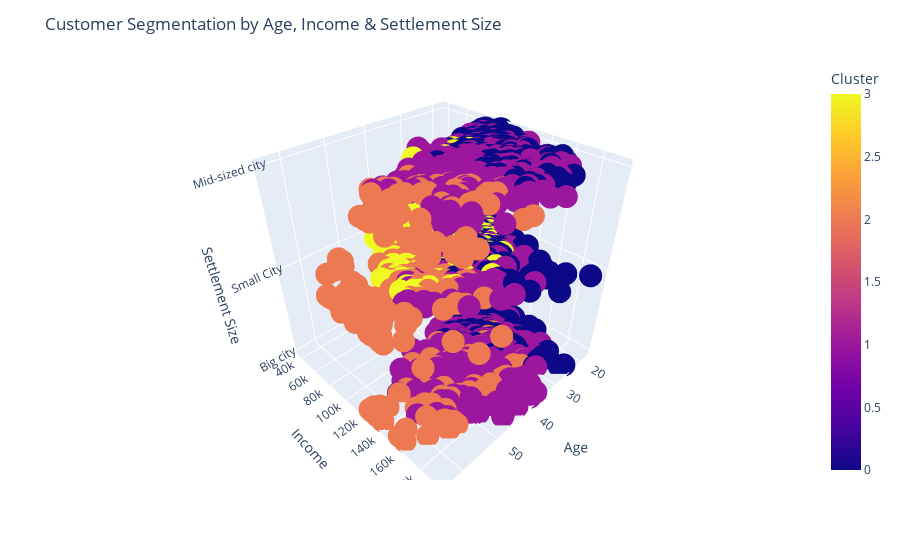

Source (notebook cell):
### Code cell
# Number 5 Age vs Income vs Settlement Size
fig = px.scatter_3d(df_filtered, x='Age', y='Income', z='Settlement size', color='Cluster')
fig.update_layout(
    title='Customer Segmentation by Age, Income & Settlement Size',
    scene=dict(
        xaxis_title='Age',
        yaxis_title='Income',
        zaxis_title='Settlement Size'
    )
)
fig.show()

### Figure 1 — Plotly figure (JSON) as saved in the notebook; plotly's stock layout.template omitted (floating-point values rounded to 4 significant figures; data arrays with more than 128 entries replaced by an {"elided": "..."} marker saying what was removed)
{"data": [{"hovertemplate": "Age=%{x}<br>Income=%{y}<br>Settlement size=%{z}<br>Cluster=%{marker.color}<extra></extra>", "legendgroup": "", "marker": {"color": {"elided": "1868 int values"}, "coloraxis": "coloraxis", "symbol": "circle"}, "mode": "markers", "name": "", "scene": "scene", "showlegend": false, "type": "scatter3d", "x": {"elided": "1868 int values"}, "y": {"elided": "1868 int values"}, "z": {"elided": "1868 str values"}}], "layout": {"coloraxis": {"colorbar": {"title": {"text": "Cluster"}}, "colorscale": [[0, "#0d0887"], [0.1111, "#46039f"], [0.2222, "#7201a8"], [0.3333, "#9c179e"], [0.4444, "#bd3786"], [0.5556, "#d8576b"], [0.6667, "#ed7953"], [0.7778, "#fb9f3a"], [0.8889, "#fdca26"], [1, "#f0f921"]]}, "legend": {"tracegroupgap": 0}, "margin": {"t": 60}, "scene": {"domain": {"x": [0, 1], "y": [0, 1]}, "xaxis": {"title": {"text": "Age"}}, "yaxis": {"title": {"text": "Income"}}, "zaxis": {"title": {"text": "Settlement Size"}}}, "title": {"text": "Customer Segmentation by Age, Income & Settlement Size"}}}
